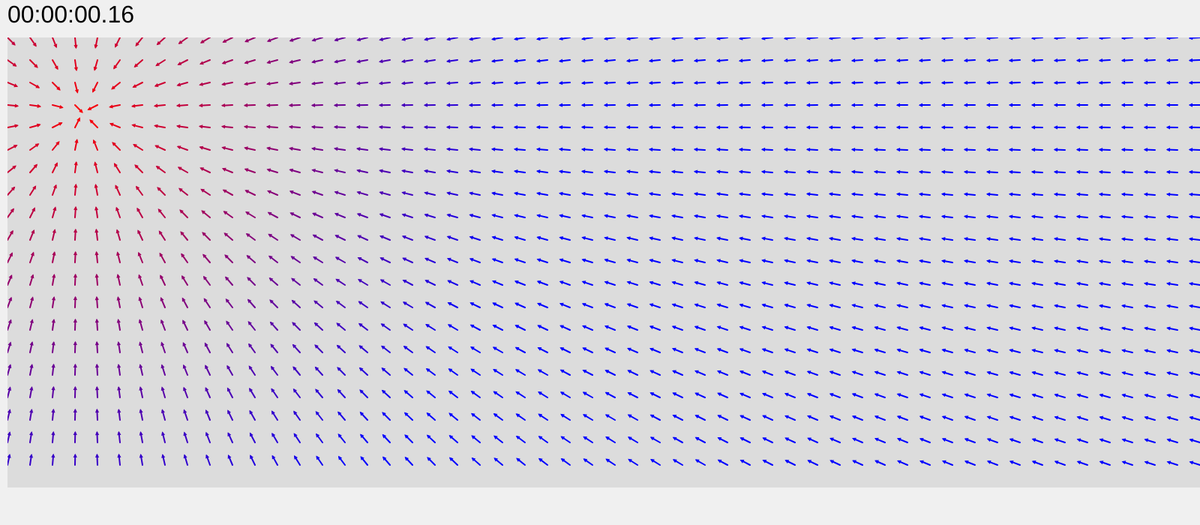
Frame 1 (no input)
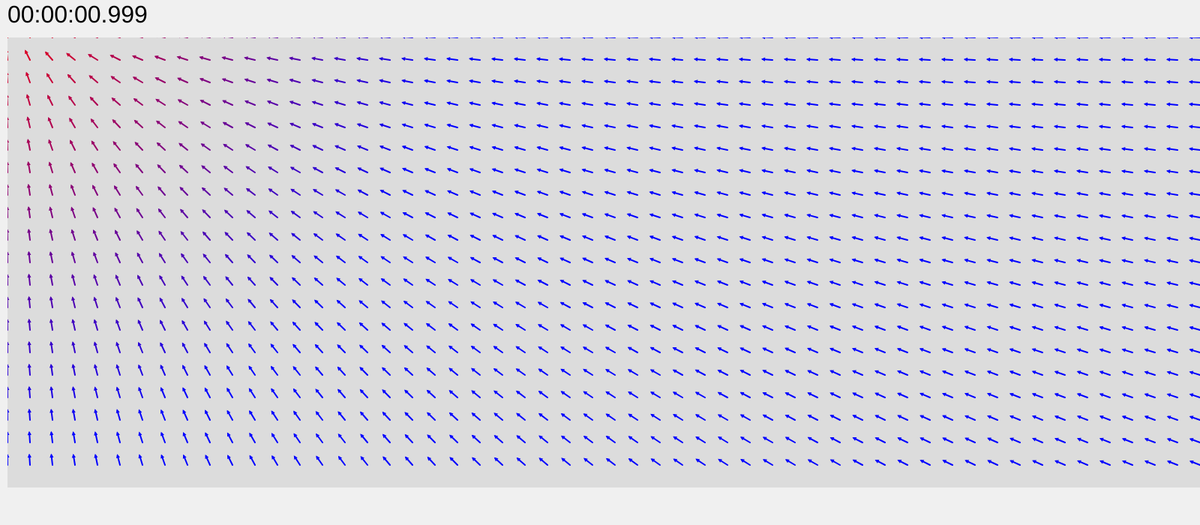
Frame 60 (no input)
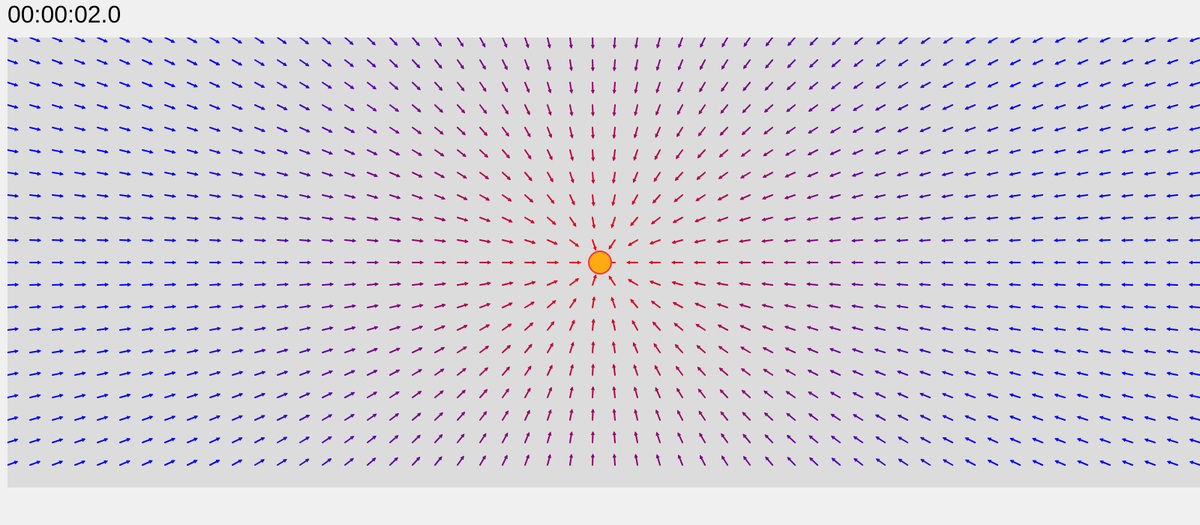
Frame 120 (the mouse pressed at the canvas centre since frame 60)

The p5.js sketch that drew these frames (run headless with seeded random() and noise() and a simulated clock; from frame 60 on, the mouse is pressed at the canvas centre):

// p5.js sketch
// ── sketch.js
function divmod(x, y) {
  var div = Math.trunc(x/y);
  var rem = x % y;
  return [div, rem];
}

function formatTime(timestamp) {
  [seconds, milliseconds] = divmod(timestamp, 1000);
  [minutes, seconds] = divmod(seconds, 60);
  [hours, minutes] = divmod(minutes, 60);
  seconds = seconds.toString().padStart(2, '0');
  minutes = minutes.toString().padStart(2, '0');
  hours = hours.toString().padStart(2, '0');
  return `${hours}:${minutes}:${seconds}.${milliseconds}`;
}

class Space {
  constructor(w, h) {
    this._renderer = createGraphics(w, h);
    this.startTime = Date.now();
    this.w = w;
    this.h = h;
    this.particles = [];
    this.fields = [];
  }

  addField(field) {
    field.initSpace(this);
    this.fields.push(field);
  }

  addParticle(particle) {
    particle.initSpace(this);
    this.particles.push(particle);
  }

  display(x, y) {
    this.mousePosition = createVector(mouseX - x, mouseY - y)
    this._renderer.background(220);
    for (var field of this.fields) {
      field.display();
    }
    for (var particle of this.particles) {
      particle.display();
    }
    image(this._renderer, x, y);
  }

  getCurrentTime() {
    return Date.now() - this.startTime;
  }
}

class Field {
  constructor(chargeFunction) {
    this.getCharge = chargeFunction;
    this.fieldArrows = [];
    this.arrowDisplayFrequency = 30
  }

  initSpace(space){
    this.space = space;
    this._renderer = space._renderer;

    for (var i = 0; i < (this.space.w / this.arrowDisplayFrequency); i++) {
      for (var j = 0; j < (this.space.h / this.arrowDisplayFrequency); j++) {
        let fieldArrow = new FieldArrow(this, i*this.arrowDisplayFrequency, j*this.arrowDisplayFrequency);
        this.fieldArrows.push(fieldArrow);
      }
    }
  }

  display() {
    for (var fieldArrow of this.fieldArrows) {
      fieldArrow.display();
    }
  }
}

class Particle {
  constructor(x, y, positionFunction) {
    this.positionFunction = positionFunction
    this.position = createVector(x, y);
    this.displayR = 30;
  }

  initSpace(space){
    this.space = space;
    this._renderer = space._renderer;
  }

  display(){
    if (this.positionFunction != undefined) {
      this.position = positionFunction(this);
    }
    this._renderer.stroke("#f8333c");
    this._renderer.strokeWeight(2);
    this._renderer.fill("#fcab10");
    this._renderer.ellipse(this.position.x, this.position.y, this.displayR, this.displayR);
  }
}

let debugMode = false;
function mousePressed() {
  debugMode = true;
}

function mouseReleased() {
  debugMode = false;
}

class FieldArrow {
  constructor(field, x, y) {
    this.field = field;
    this._renderer = this.field._renderer;
    this.position = createVector(x, y);
    this.displayR = 13;
    this.displayStrokeWeight = 2;
    this.displayArrowSize = 2;
  }

  display(){
    if (debugMode) {
      console.log(`Mouse position: ${this.field.space.mousePosition}\nFieldArrow position: ${this.position}`)
    }
    let vec = p5.Vector.sub(this.field.space.particles[0].position, this.position);
    let arrowSize = this.displayArrowSize;
    let mag600 = min(vec.mag(), 600) / 600 * 255;
    let color = [255-mag600, 0, mag600];
    let angle = vec.heading();
    this._renderer.push();
    this._renderer.stroke(color);
    this._renderer.strokeWeight(this.displayStrokeWeight);
    this._renderer.fill(color);
    this._renderer.translate(this.position.x, this.position.y);
    this._renderer.line(0, 0, cos(angle)*this.displayR, sin(angle)*this.displayR);
    this._renderer.rotate(vec.heading());
    this._renderer.translate(this.displayR - arrowSize, 0);
    this._renderer.triangle(0, arrowSize / 2, 0, -arrowSize / 2, arrowSize, 0);
    this._renderer.pop();
  }
}

let space;
function setup() {
  createCanvas(1600, 700);
  space = new Space(1600, 600);
  electricField = new Field(chargeFunction=(particle => particle.electricCharge));
  space.addField(electricField);
  particle = new Particle(100, 100, positionFunction=(particle => particle.space.mousePosition))
  space.addParticle(particle);
}

function draw() {
  currentTime = space.getCurrentTime();
  background(240);
  textSize(32);
  text(formatTime(currentTime), 10, 30);
  space.display(10, 50);
}
